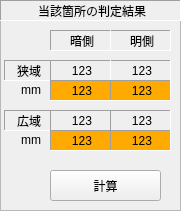
  <widget class="QFrame" name="frame">
   <property name="geometry">
    <rect>
     <x>510</x>
     <y>360</y>
     <width>181</width>
     <height>211</height>
    </rect>
   </property>
   <property name="frameShape">
    <enum>QFrame::StyledPanel</enum>
   </property>
   <property name="frameShadow">
    <enum>QFrame::Sunken</enum>
   </property>
   <widget class="QLabel" name="label_31">
    <property name="geometry">
     <rect>
      <x>0</x>
      <y>0</y>
      <width>181</width>
      <height>21</height>
     </rect>
    </property>
    <property name="frameShape">
     <enum>QFrame::Panel</enum>
    </property>
    <property name="frameShadow">
     <enum>QFrame::Sunken</enum>
    </property>
    <property name="text">
     <string>当該箇所の判定結果</string>
    </property>
    <property name="alignment">
     <set>Qt::AlignCenter|Qt::AlignHCenter|Qt::AlignLeading|Qt::AlignLeft|Qt::AlignVCenter</set>
    </property>
   </widget>
   <widget class="QLabel" name="label_29">
    <property name="geometry">
     <rect>
      <x>110</x>
      <y>30</y>
      <width>61</width>
      <height>21</height>
     </rect>
    </property>
    <property name="frameShape">
     <enum>QFrame::Panel</enum>
    </property>
    <property name="frameShadow">
     <enum>QFrame::Sunken</enum>
    </property>
    <property name="text">
     <string>明側</string>
    </property>
    <property name="alignment">
     <set>Qt::AlignCenter|Qt::AlignHCenter|Qt::AlignLeading|Qt::AlignLeft|Qt::AlignVCenter</set>
    </property>
   </widget>
   <widget class="QLabel" name="label">
    <property name="geometry">
     <rect>
      <x>4</x>
      <y>60</y>
      <width>47</width>
      <height>21</height>
     </rect>
    </property>
    <property name="frameShape">
     <enum>QFrame::Panel</enum>
    </property>
    <property name="frameShadow">
     <enum>QFrame::Sunken</enum>
    </property>
    <property name="text">
     <string>狭域</string>
    </property>
    <property name="alignment">
     <set>Qt::AlignCenter|Qt::AlignHCenter|Qt::AlignLeading|Qt::AlignLeft|Qt::AlignVCenter</set>
    </property>
   </widget>
   <widget class="QLabel" name="label_2">
    <property name="geometry">
     <rect>
      <x>4</x>
      <y>110</y>
      <width>47</width>
      <height>21</height>
     </rect>
    </property>
    <property name="frameShape">
     <enum>QFrame::Panel</enum>
    </property>
    <property name="frameShadow">
     <enum>QFrame::Sunken</enum>
    </property>
    <property name="text">
     <string>広域</string>
    </property>
    <property name="alignment">
     <set>Qt::AlignCenter|Qt::AlignHCenter|Qt::AlignLeading|Qt::AlignLeft|Qt::AlignVCenter</set>
    </property>
   </widget>
   <widget class="QLabel" name="label_30">
    <property name="geometry">
     <rect>
      <x>50</x>
      <y>30</y>
      <width>61</width>
      <height>21</height>
     </rect>
    </property>
    <property name="frameShape">
     <enum>QFrame::Panel</enum>
    </property>
    <property name="frameShadow">
     <enum>QFrame::Sunken</enum>
    </property>
    <property name="text">
     <string>暗側</string>
    </property>
    <property name="alignment">
     <set>Qt::AlignCenter|Qt::AlignHCenter|Qt::AlignLeading|Qt::AlignLeft|Qt::AlignVCenter</set>
    </property>
   </widget>
   <widget class="QLabel" name="labelResultNLight">
    <property name="geometry">
     <rect>
      <x>110</x>
      <y>60</y>
      <width>61</width>
      <height>21</height>
     </rect>
    </property>
    <property name="frameShape">
     <enum>QFrame::Panel</enum>
    </property>
    <property name="frameShadow">
     <enum>QFrame::Sunken</enum>
    </property>
    <property name="text">
     <string>123</string>
    </property>
    <property name="alignment">
     <set>Qt::AlignCenter|Qt::AlignHCenter|Qt::AlignLeading|Qt::AlignLeft|Qt::AlignVCenter</set>
    </property>
   </widget>
   <widget class="QLabel" name="labelResultBDark">
    <property name="geometry">
     <rect>
      <x>50</x>
      <y>110</y>
      <width>61</width>
      <height>21</height>
     </rect>
    </property>
    <property name="frameShape">
     <enum>QFrame::Panel</enum>
    </property>
    <property name="frameShadow">
     <enum>QFrame::Sunken</enum>
    </property>
    <property name="text">
     <string>123</string>
    </property>
    <property name="alignment">
     <set>Qt::AlignCenter|Qt::AlignHCenter|Qt::AlignLeading|Qt::AlignLeft|Qt::AlignVCenter</set>
    </property>
   </widget>
   <widget class="QLabel" name="labelResultBLight">
    <property name="geometry">
     <rect>
      <x>110</x>
      <y>110</y>
      <width>61</width>
      <height>21</height>
     </rect>
    </property>
    <property name="frameShape">
     <enum>QFrame::Panel</enum>
    </property>
    <property name="frameShadow">
     <enum>QFrame::Sunken</enum>
    </property>
    <property name="text">
     <string>123</string>
    </property>
    <property name="alignment">
     <set>Qt::AlignCenter|Qt::AlignHCenter|Qt::AlignLeading|Qt::AlignLeft|Qt::AlignVCenter</set>
    </property>
   </widget>
   <widget class="QLabel" name="labelResultNDark">
    <property name="geometry">
     <rect>
      <x>50</x>
      <y>60</y>
      <width>61</width>
      <height>21</height>
     </rect>
    </property>
    <property name="frameShape">
     <enum>QFrame::Panel</enum>
    </property>
    <property name="frameShadow">
     <enum>QFrame::Sunken</enum>
    </property>
    <property name="text">
     <string>123</string>
    </property>
    <property name="alignment">
     <set>Qt::AlignCenter|Qt::AlignHCenter|Qt::AlignLeading|Qt::AlignLeft|Qt::AlignVCenter</set>
    </property>
   </widget>
   <widget class="QPushButton" name="ButtonCalc">
    <property name="geometry">
     <rect>
      <x>50</x>
      <y>170</y>
      <width>111</width>
      <height>31</height>
     </rect>
    </property>
    <property name="acceptDrops">
     <bool>true</bool>
    </property>
    <property name="text">
     <string>計算</string>
    </property>
   </widget>
   <widget class="QLabel" name="labelResultNDarkUnit">
    <property name="geometry">
     <rect>
      <x>50</x>
      <y>80</y>
      <width>61</width>
      <height>21</height>
     </rect>
    </property>
    <property name="palette">
     <palette>
      <active>
       <colorrole role="Base">
        <brush brushstyle="SolidPattern">
         <color alpha="255">
          <red>255</red>
          <green>255</green>
          <blue>127</blue>
         </color>
        </brush>
       </colorrole>
       <colorrole role="Window">
        <brush brushstyle="SolidPattern">
         <color alpha="255">
          <red>255</red>
          <green>170</green>
          <blue>0</blue>
         </color>
        </brush>
       </colorrole>
      </active>
      <inactive>
       <colorrole role="Base">
        <brush brushstyle="SolidPattern">
         <color alpha="255">
          <red>255</red>
          <green>255</green>
          <blue>127</blue>
         </color>
        </brush>
       </colorrole>
       <colorrole role="Window">
        <brush brushstyle="SolidPattern">
         <color alpha="255">
          <red>255</red>
          <green>170</green>
          <blue>0</blue>
         </color>
        </brush>
       </colorrole>
      </inactive>
      <disabled>
       <colorrole role="Base">
        <brush brushstyle="SolidPattern">
         <color alpha="255">
          <red>255</red>
          <green>170</green>
          <blue>0</blue>
         </color>
        </brush>
       </colorrole>
       <colorrole role="Window">
        <brush brushstyle="SolidPattern">
         <color alpha="255">
          <red>255</red>
          <green>170</green>
          <blue>0</blue>
         </color>
        </brush>
       </colorrole>
      </disabled>
     </palette>
    </property>
    <property name="autoFillBackground">
     <bool>true</bool>
    </property>
    <property name="frameShape">
     <enum>QFrame::Panel</enum>
    </property>
    <property name="frameShadow">
     <enum>QFrame::Sunken</enum>
    </property>
    <property name="text">
     <string>123</string>
    </property>
    <property name="alignment">
     <set>Qt::AlignCenter|Qt::AlignHCenter|Qt::AlignLeading|Qt::AlignLeft|Qt::AlignVCenter</set>
    </property>
   </widget>
   <widget class="QLabel" name="labelResultNLightUnit">
    <property name="geometry">
     <rect>
      <x>110</x>
      <y>80</y>
      <width>61</width>
      <height>21</height>
     </rect>
    </property>
    <property name="palette">
     <palette>
      <active>
       <colorrole role="Base">
        <brush brushstyle="SolidPattern">
         <color alpha="255">
          <red>255</red>
          <green>255</green>
          <blue>127</blue>
         </color>
        </brush>
       </colorrole>
       <colorrole role="Window">
        <brush brushstyle="SolidPattern">
         <color alpha="255">
          <red>255</red>
          <green>170</green>
          <blue>0</blue>
         </color>
        </brush>
       </colorrole>
      </active>
      <inactive>
       <colorrole role="Base">
        <brush brushstyle="SolidPattern">
         <color alpha="255">
          <red>255</red>
          <green>255</green>
          <blue>127</blue>
         </color>
        </brush>
       </colorrole>
       <colorrole role="Window">
        <brush brushstyle="SolidPattern">
         <color alpha="255">
          <red>255</red>
          <green>170</green>
          <blue>0</blue>
         </color>
        </brush>
       </colorrole>
      </inactive>
      <disabled>
       <colorrole role="Base">
        <brush brushstyle="SolidPattern">
         <color alpha="255">
          <red>255</red>
          <green>170</green>
          <blue>0</blue>
         </color>
        </brush>
       </colorrole>
       <colorrole role="Window">
        <brush brushstyle="SolidPattern">
         <color alpha="255">
          <red>255</red>
          <green>170</green>
          <blue>0</blue>
         </color>
        </brush>
       </colorrole>
      </disabled>
     </palette>
    </property>
    <property name="autoFillBackground">
     <bool>true</bool>
    </property>
    <property name="frameShape">
     <enum>QFrame::Panel</enum>
    </property>
    <property name="frameShadow">
     <enum>QFrame::Sunken</enum>
    </property>
    <property name="text">
     <string>123</string>
    </property>
    <property name="alignment">
     <set>Qt::AlignCenter|Qt::AlignHCenter|Qt::AlignLeading|Qt::AlignLeft|Qt::AlignVCenter</set>
    </property>
   </widget>
   <widget class="QLabel" name="labelResultBDarkUnit">
    <property name="geometry">
     <rect>
      <x>50</x>
      <y>130</y>
      <width>61</width>
      <height>21</height>
     </rect>
    </property>
    <property name="palette">
     <palette>
      <active>
       <colorrole role="Base">
        <brush brushstyle="SolidPattern">
         <color alpha="255">
          <red>255</red>
          <green>255</green>
          <blue>127</blue>
         </color>
        </brush>
       </colorrole>
       <colorrole role="Window">
        <brush brushstyle="SolidPattern">
         <color alpha="255">
          <red>255</red>
          <green>170</green>
          <blue>0</blue>
         </color>
        </brush>
       </colorrole>
      </active>
      <inactive>
       <colorrole role="Base">
        <brush brushstyle="SolidPattern">
         <color alpha="255">
          <red>255</red>
          <green>255</green>
          <blue>127</blue>
         </color>
        </brush>
       </colorrole>
       <colorrole role="Window">
        <brush brushstyle="SolidPattern">
         <color alpha="255">
          <red>255</red>
          <green>170</green>
          <blue>0</blue>
         </color>
        </brush>
       </colorrole>
      </inactive>
      <disabled>
       <colorrole role="Base">
        <brush brushstyle="SolidPattern">
         <color alpha="255">
          <red>255</red>
          <green>170</green>
          <blue>0</blue>
         </color>
        </brush>
       </colorrole>
       <colorrole role="Window">
        <brush brushstyle="SolidPattern">
         <color alpha="255">
          <red>255</red>
          <green>170</green>
          <blue>0</blue>
         </color>
        </brush>
       </colorrole>
      </disabled>
     </palette>
    </property>
    <property name="autoFillBackground">
     <bool>true</bool>
    </property>
    <property name="frameShape">
     <enum>QFrame::Panel</enum>
    </property>
    <property name="frameShadow">
     <enum>QFrame::Sunken</enum>
    </property>
    <property name="text">
     <string>123</string>
    </property>
    <property name="alignment">
     <set>Qt::AlignCenter|Qt::AlignHCenter|Qt::AlignLeading|Qt::AlignLeft|Qt::AlignVCenter</set>
    </property>
   </widget>
   <widget class="QLabel" name="labelResultBLightUnit">
    <property name="geometry">
     <rect>
      <x>110</x>
      <y>130</y>
      <width>61</width>
      <height>21</height>
     </rect>
    </property>
    <property name="palette">
     <palette>
      <active>
       <colorrole role="Base">
        <brush brushstyle="SolidPattern">
         <color alpha="255">
          <red>255</red>
          <green>255</green>
          <blue>127</blue>
         </color>
        </brush>
       </colorrole>
       <colorrole role="Window">
        <brush brushstyle="SolidPattern">
         <color alpha="255">
          <red>255</red>
          <green>170</green>
          <blue>0</blue>
         </color>
        </brush>
       </colorrole>
      </active>
      <inactive>
       <colorrole role="Base">
        <brush brushstyle="SolidPattern">
         <color alpha="255">
          <red>255</red>
          <green>255</green>
          <blue>127</blue>
         </color>
        </brush>
       </colorrole>
       <colorrole role="Window">
        <brush brushstyle="SolidPattern">
         <color alpha="255">
          <red>255</red>
          <green>170</green>
          <blue>0</blue>
         </color>
        </brush>
       </colorrole>
      </inactive>
      <disabled>
       <colorrole role="Base">
        <brush brushstyle="SolidPattern">
         <color alpha="255">
          <red>255</red>
          <green>170</green>
          <blue>0</blue>
         </color>
        </brush>
       </colorrole>
       <colorrole role="Window">
        <brush brushstyle="SolidPattern">
         <color alpha="255">
          <red>255</red>
          <green>170</green>
          <blue>0</blue>
         </color>
        </brush>
       </colorrole>
      </disabled>
     </palette>
    </property>
    <property name="autoFillBackground">
     <bool>true</bool>
    </property>
    <property name="frameShape">
     <enum>QFrame::Panel</enum>
    </property>
    <property name="frameShadow">
     <enum>QFrame::Sunken</enum>
    </property>
    <property name="text">
     <string>123</string>
    </property>
    <property name="alignment">
     <set>Qt::AlignCenter|Qt::AlignHCenter|Qt::AlignLeading|Qt::AlignLeft|Qt::AlignVCenter</set>
    </property>
   </widget>
   <widget class="QLabel" name="labelUnitName_9">
    <property name="geometry">
     <rect>
      <x>10</x>
      <y>80</y>
      <width>31</width>
      <height>20</height>
     </rect>
    </property>
    <property name="frameShape">
     <enum>QFrame::NoFrame</enum>
    </property>
    <property name="frameShadow">
     <enum>QFrame::Sunken</enum>
    </property>
    <property name="text">
     <string>mm</string>
    </property>
    <property name="alignment">
     <set>Qt::AlignRight|Qt::AlignTrailing|Qt::AlignVCenter</set>
    </property>
   </widget>
   <widget class="QLabel" name="labelUnitName_10">
    <property name="geometry">
     <rect>
      <x>10</x>
      <y>130</y>
      <width>31</width>
      <height>20</height>
     </rect>
    </property>
    <property name="frameShape">
     <enum>QFrame::NoFrame</enum>
    </property>
    <property name="frameShadow">
     <enum>QFrame::Sunken</enum>
    </property>
    <property name="text">
     <string>mm</string>
    </property>
    <property name="alignment">
     <set>Qt::AlignRight|Qt::AlignTrailing|Qt::AlignVCenter</set>
    </property>
   </widget>
  </widget>
